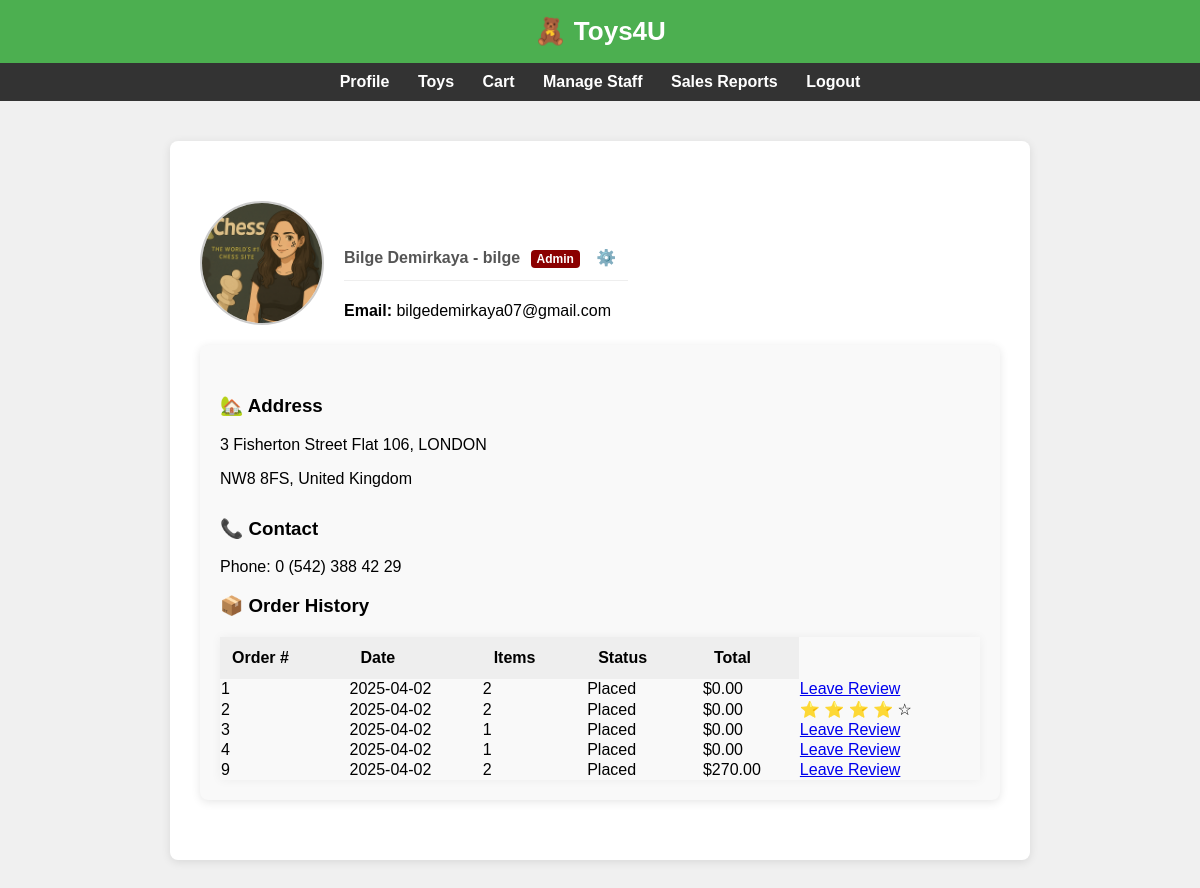
Screenshot of /profile/ (signed in) with the database file from the repository.
### core/models.py (models this page shows, shortened)
class User(AbstractUser):
    profile_pic = models.ImageField(upload_to='profile_pics/', blank=True, null=True)

class UserRole(models.Model):
    user = models.ForeignKey(User, on_delete=models.CASCADE, related_name='roles')
    role = models.ForeignKey(Role, on_delete=models.CASCADE)
    granted_by = models.ForeignKey(User, on_delete=models.SET_NULL, null=True, blank=True, related_name='granted_roles')
    assigned_at = models.DateTimeField(auto_now_add=True)

class UserContactDetail(models.Model):
    user = models.ForeignKey(User, on_delete=models.CASCADE)
    phone_number = models.CharField(max_length=20)
    address = models.ForeignKey(Address, on_delete=models.SET_NULL, null=True, blank=True)

class Address(models.Model):
    street = models.CharField(max_length=255)
    city = models.CharField(max_length=100)
    postal_code = models.CharField(max_length=20)
    country = models.CharField(max_length=100)

class Order(models.Model):
    user = models.ForeignKey(User, on_delete=models.CASCADE)
    address = models.ForeignKey(Address, on_delete=models.SET_NULL, null=True)
    order_date = models.DateField(auto_now_add=True)
    is_customized = models.BooleanField(default=False)
    specification = models.TextField(blank=True, null=True, help_text="Custom specifications for the order")
    status = models.CharField(max_length=20, default='Draft')
    cost = models.DecimalField(max_digits=8, decimal_places=2, default=0.0)

### core/views.py (the view)
# urls.py: path('profile/', views.profile, name='profile'),
@login_required
def profile(request):
    orders = Order.objects.filter(user=request.user).exclude(status='Draft').order_by('-order_date') # Order by most recent
    contact_details = UserContactDetail.objects.get(user=request.user)
    try:
        staff = Staff.objects.get(user=request.user)
    except Staff.DoesNotExist:
        staff = None
    return render(request, 'core/profile.html', {
        'orders': orders,
        'user': request.user,
        'contact_details': contact_details,
        'staff': staff
    })

### core/context_processors.py (called while the page is built)
def role_flags(request):
    if request.user.is_authenticated:
        roles = request.user.roles.values_list('role__role_name', flat=True)
        return {
            'is_staff': 'staff' in roles,
            'is_admin': 'administrator' in roles,
            'is_manager': getattr(request.user, 'staff', None) and request.user.staff.staff_type == 'manager'
        }
    return {}

### core/templates/core/profile.html (shortened to what this page needs)
{% extends 'core/base.html' %}
{% block content %}
<div style="max-width: 900px; margin: 30px auto;">
    <div style="display: flex; align-items: center; gap: 20px;">
        {% if user.profile_pic %}
            <img src="{{ user.profile_pic.url }}" alt="Profile Picture" style="width: 120px; height: 120px; border-radius: 50%; object-fit: cover; border: 2px solid #ccc;">
        {% else %}
            <div style="width: 120px; height: 120px; background: #eee; border-radius: 50%; display: flex; align-items: center; justify-content: center; font-size: 18px; color: #666;">
                No Photo
            </div>
        {% endif %}
        <div>
            <h4>{{ user.first_name }} {{ user.last_name }} - {{ user.username }}
            {% with rolesObjects=user.roles.all %}
            {% for roleObject in rolesObjects %}
                {% if roleObject.role.role_name == 'administrator' %}
                    <span style="background-color: darkred; color: white; padding: 2px 6px; border-radius: 4px; font-size: 12px; margin-left: 6px;">Admin</span>
                    <a href="{% url 'staff_list' %}" style="display: inline-block; margin-top: 10px; padding: 8px 12px; border-radius: 4px; text-decoration: none;">
                        ⚙️
                    </a>
                {% endif %}
            {% endfor %}
        {% endwith %}</h4>
            <p><strong>Email:</strong> {{ user.email }}</p>
        </div>
    </div>
    <div style="padding: 20px; background: #f9f9f9; border-radius: 8px; box-shadow: 0 2px 10px rgba(0,0,0,0.1);">
        <h3 style="margin-top: 30px;">🏡 Address</h3>
        {% if contact_details.address %}
            <p>{{ contact_details.address.street }}, {{ contact_details.address.city }}</p>
            <p>{{ contact_details.address.postal_code }}, {{ contact_details.address.country }}</p>
        {% else %}
            <p style="color: gray;">No address provided.</p>
        {% endif %}
        <h3 style="margin-top: 30px;">📞 Contact</h3>
        {% if contact_details.phone_number %}
            <p>Phone: {{ contact_details.phone_number }}</p>
        {% else %}
            <p style="color: gray;">No phone number provided.</p>
        {% endif %}
        <h3 style="margin-top: 4 0px;">📦 Order History</h3>
        {% if orders %}
        <table style="width: 100%; border-collapse: collapse; box-shadow: 0 0 10px rgba(0,0,0,0.05); margin-top: 20px;">
            <thead>
                <tr style="background-color: #eee;">
                    <th style="padding: 12px; text-align: left;">Order #</th>
                    <th style="padding: 12px; text-align: left;">Date</th>
                    <th style="padding: 12px; text-align: left;">Items</th>
                    <th style="padding: 12px; text-align: left;">Status</th>
                    <th style="padding: 12px; text-align: left;">Total</th>
                </tr>
            </thead>
            <tbody>
                {% for order in orders %}
                <tr>
                    <td>{{ order.id }}</td>
                    <td>{{ order.order_date|date:"Y-m-d" }}</td>
                    <td>{{ order.orderitem_set.count }}</td>
                    <td>{{ order.status }}</td>
                    <td>${{ order.cost }}</td>
                    <td>
                        {% if order.status == 'Placed' and order.review %}
                            {% with order.review.rating as rating %}
                                {% for i in "12345" %}
                                    {% if forloop.counter <= rating %}
                                        ⭐
                                    {% else %}
                                        ☆
                                    {% endif %}
                                {% endfor %}
                            {% endwith %}
                        {% elif order.status == 'Placed' %}
                            <a href="{% url 'leave_review' order.id %}">Leave Review</a>
                        {% endif %}
                    </td>
                </tr>
                {% endfor %}
            </tbody>
        </table>
    </div>
    {% else %}
        <p style="color: gray;">No past orders yet.</p>
    {% endif %}
</div>
{% endblock %}

### core/templates/core/base.html (style rules this page uses)
body { font-family: Arial; background: #f0f0f0; margin: 0; padding: 0; }
img { max-width: 150px; border-radius: 8px; margin-bottom: 20px; }
h4 { margin-top: 20px; color: #555; border-bottom: 1px solid #eee; padding-bottom: 5px; }

### rows the page displays
User: profile_pic (picture), first_name "Bilge", last_name "Demirkaya", username "bilge", email "bilgedemirkaya07@gmail.com"
UserRole: shows "Admin"
UserContactDetail: address.street "3 Fisherton Street Flat 106", address.city "LONDON", address.postal_code "NW8 8FS", address.country "United Kingdom", phone_number "0 (542) 388 42 29"
Order: id "1", order_date "2025-04-02", orderitem_set.count "2", status "Placed", cost "0.00", shows "Leave Review"
Order: id "2", order_date "2025-04-02", orderitem_set.count "2", status "Placed", cost "0.00"
Order: id "3", order_date "2025-04-02", orderitem_set.count "1", status "Placed", cost "0.00", shows "Leave Review"
Order: id "4", order_date "2025-04-02", orderitem_set.count "1", status "Placed", cost "0.00", shows "Leave Review"
Order: id "9", order_date "2025-04-02", orderitem_set.count "2", status "Placed", cost "270.00", shows "Leave Review"
